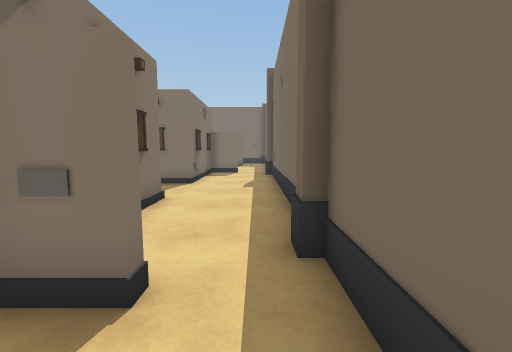
[1] (above)

20 first-person views from a walk through a 3-D level made in the Unity game engine. The camera is 1.3 m above the floor, tilts 6° down and sees 90° across. The floor is counted in squares, 1 m on a side. Each view is taken from the middle of a square. On the plan, view 1 faces up. The plan holds only what a view shows up to about 13 squares ahead; the rest is blank.

[2]
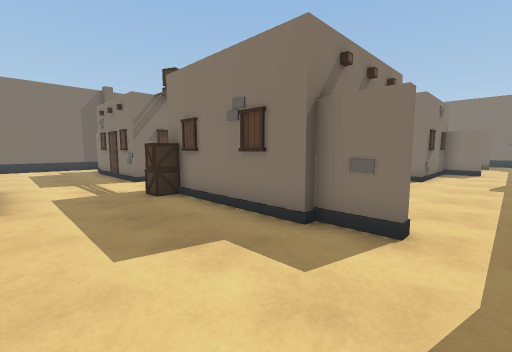

[3]
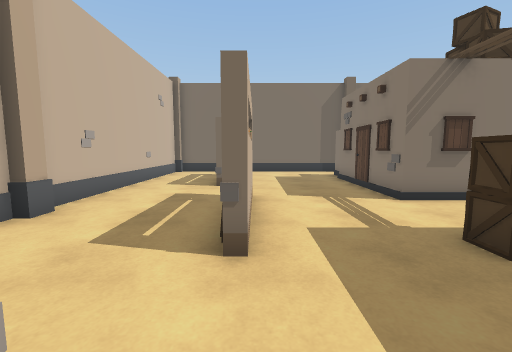

[4]
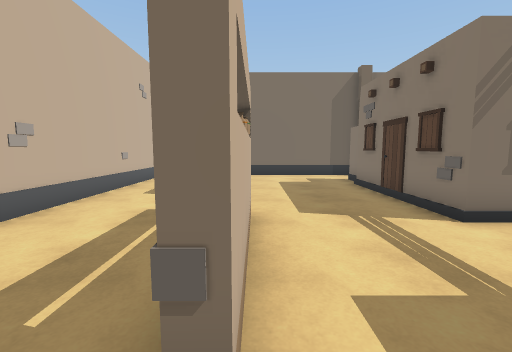

[5]
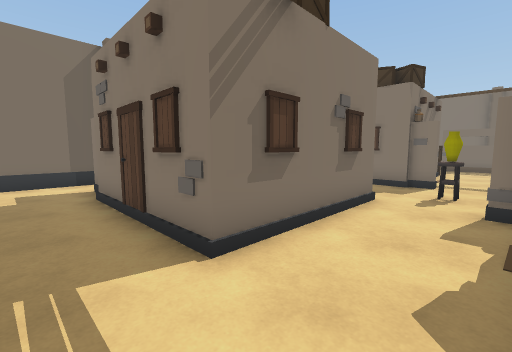

[6]
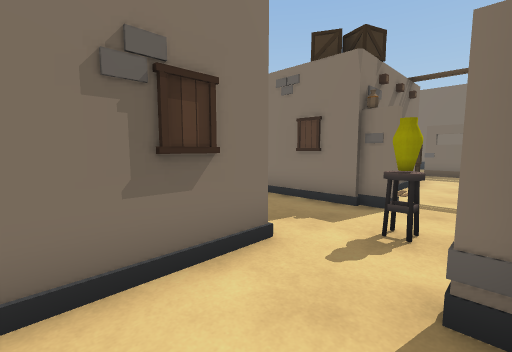

[7]
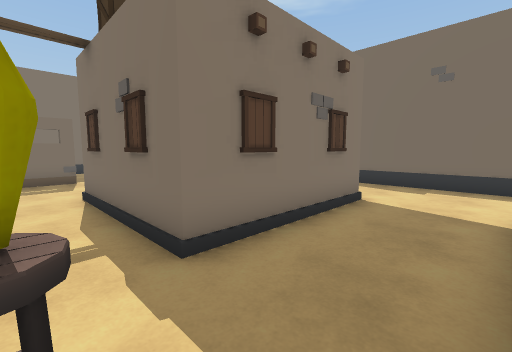

[8]
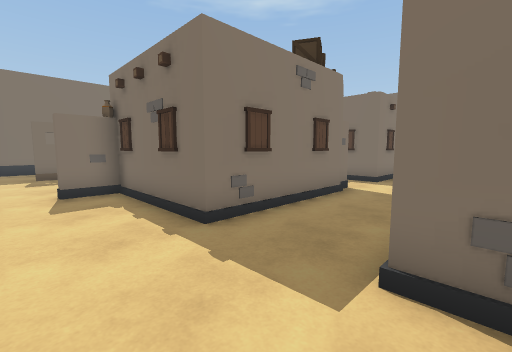

[9]
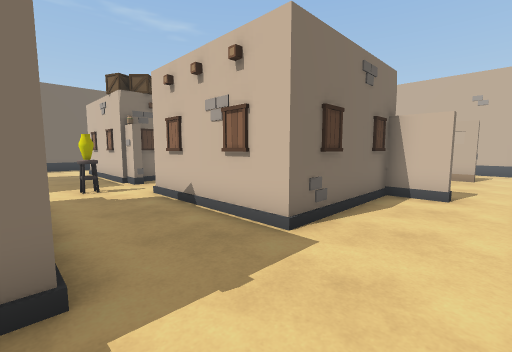

[10]
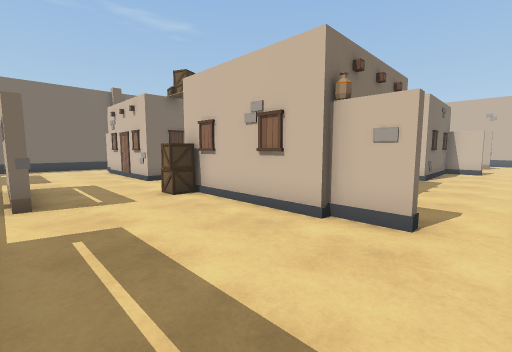

[11]
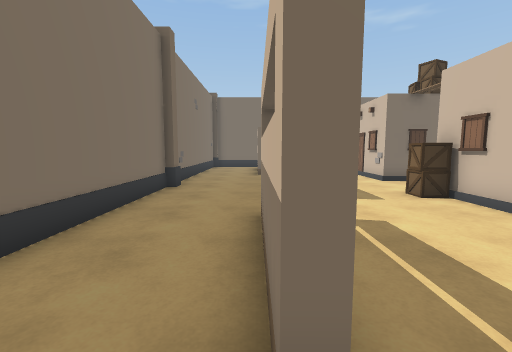

[12]
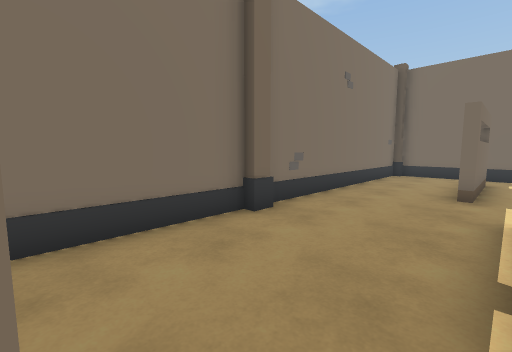

[13]
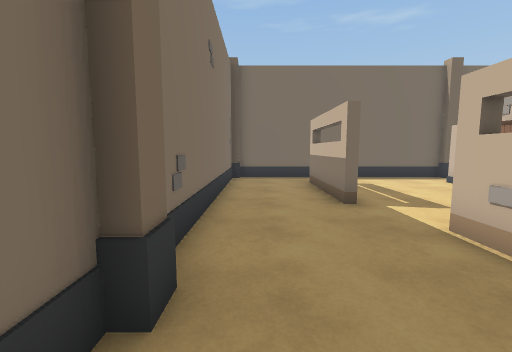

[14]
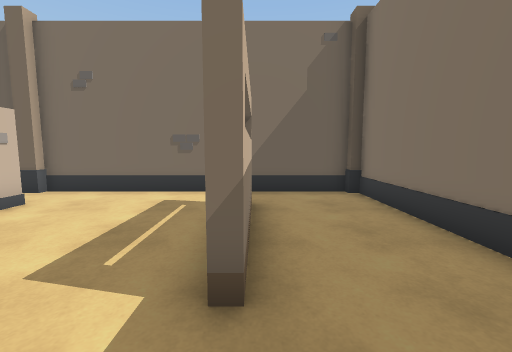

[15]
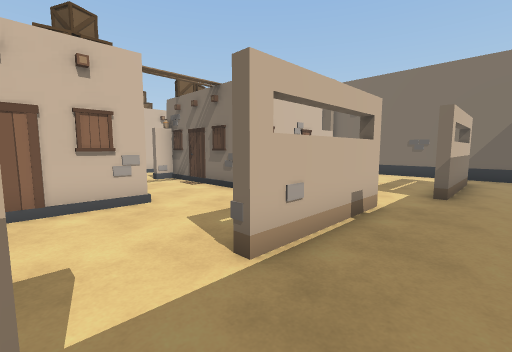

[16]
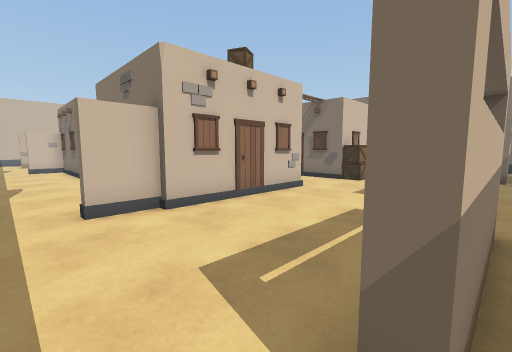

[17]
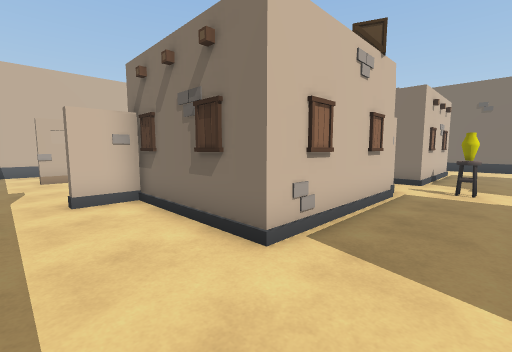

[18]
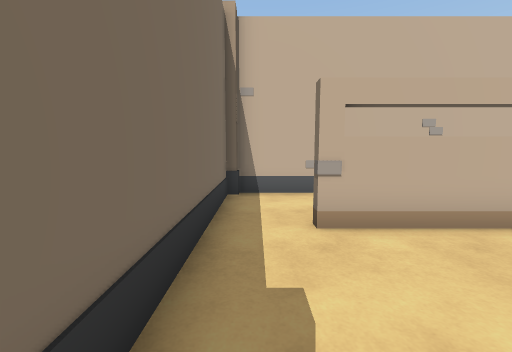

[19]
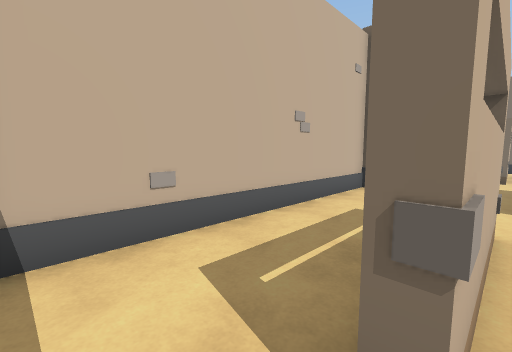

[20]
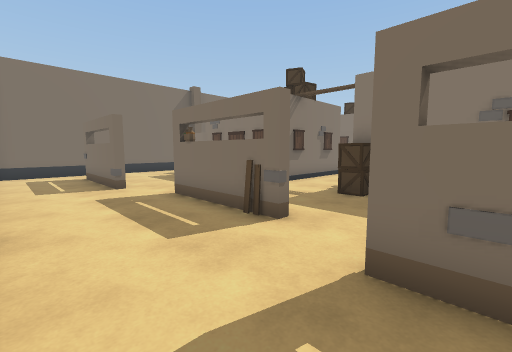

### Floor plan
Key: @ floor where view 1 was taken; # wall or solid block; . floor; O other object.
Columns run from 19 left of view 1 to 1 right of it. Each row starts with its distance up from view 1.
 23 ###########OO########
 22 #...................#
 21 #...................#
 20 #..####........####.#
 19 #.......O###O.......#
 18 #...................#
 17 #...................#
 16 #...................#
 15 #...#O#OO...O####...#
 14 #..O#   #...##  ##..#
 13 #...#   #...#   #...#
 12  ...#   #...#   #...#
 11  ...##  #...#   #...#
 10  ...O####O..#####...#
  9  ...................#
  8  .........O.........#
  7  ...#O#O#...#O#OO...#
  6  ...#   #..O#   #...#
  5  ...#   #...#   #...
  4  ...#   #...    #...
  3 #...#  ##...    #...#
  2 #..#####O...O####O..#
  1 #...........O.......#
  0 #..................@#
 -1 #...................#
 -2 #........O#OO.......#
 -3 #.O###O.......OO##O.#
 -4 #...................#
 -5 #...................#
 -6 #...................#
 -7 #####################

Positions as (right, up) in squares from view 1, and headings:
1: (0, 0), facing up
2: (0, -2), facing up-left
3: (-4, -2), facing left
4: (-6, -2), facing left
5: (-8, 0), facing up-left
6: (-8, 4), facing up-left
7: (-9, 7), facing up-right
8: (-18, 6), facing up-right
9: (-18, 10), facing down-right
10: (-18, 19), facing down-right
11: (-18, 20), facing right
12: (-13, 19), facing up-right
13: (-11, 22), facing right
14: (-11, 20), facing left
15: (-5, 21), facing down-left
16: (0, 20), facing down-left
17: (0, 9), facing down-left
18: (0, 1), facing down
19: (0, -3), facing down-left
20: (-4, -6), facing up-left
